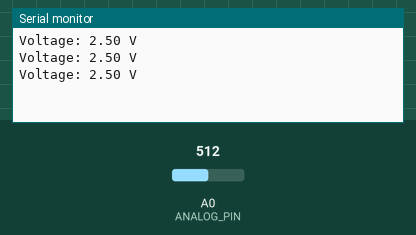
Bench run of a sketch on a simulated Arduino Uno, built with avr-gcc and run on an emulated ATmega328P. Parts: the last lines printed to the serial monitor. The test bench sets the inputs (shaded band); at power-on: A0 (ANALOG_PIN) = 512.

Above: at 1.3 s.
1.4 s: A0 (ANALOG_PIN) set to 716
At 1.9 s:
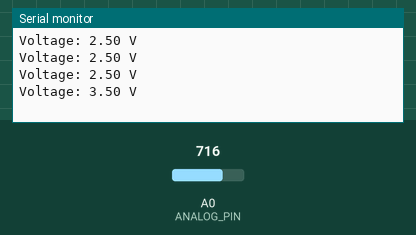
2.9 s: A0 (ANALOG_PIN) set to 900
At 3.4 s:
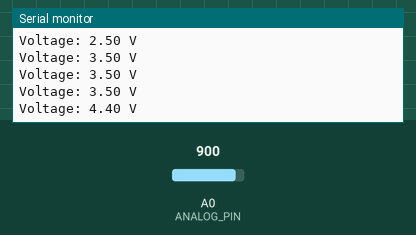
Timing chart, 0 to 5.9 s (numbered marks = the images above; inputs shaded):
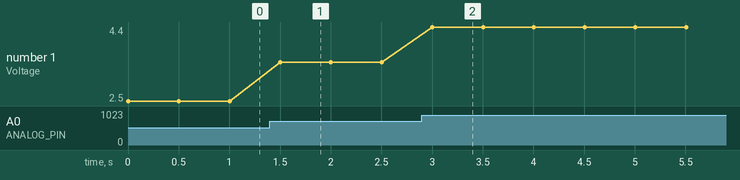

The sketch:

analog-read.ino
```cpp
int ANALOG_PIN = A0;
float V2 = 0;
int DELAY_TIME = 500;

void setup() {
  // put your setup code here, to run once:
  pinMode(ANALOG_PIN, INPUT);
  Serial.begin(9600);
}

void loop() {
  // put your main code here, to run repeatedly:
  int analogVal = analogRead(ANALOG_PIN);
  V2 = analogVal * (5.0 / 1023.0);

  Serial.print("Voltage: ");
  Serial.print(V2, 2);
  Serial.println(" V");

  delay(DELAY_TIME);
}
```

Measured:
- after the input at 1.4 s, the serial monitor: prints a new line after 0.10 s (image 1)
- after the input at 2.9 s, the serial monitor: prints a new line after 0.10 s (image 2)
- plotted number 1: 2.5 → 3.5 after the input at 1.4 s, 3.5 → 4.4 after the input at 2.9 s
